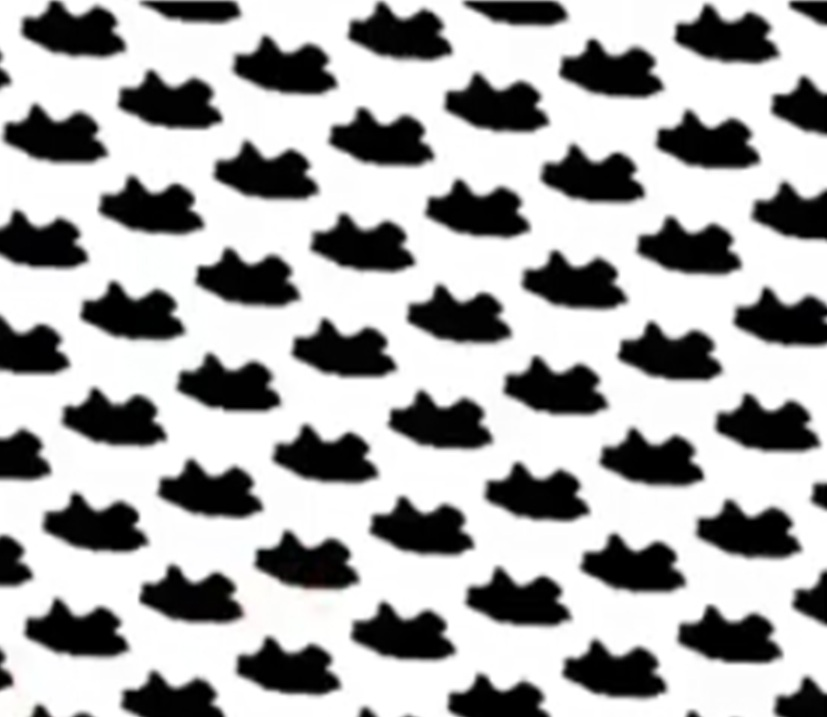
#> input picture Basic Image Processing/Others/test4.jpg, 827 x 717 px
$ python peaks_of_DFT.py
#> lines starting #> are read from the running program, lines starting #| are printed output that depends on the picture; after the words box and inside, x2 and y2 are one past the last pixel; in counts of white or black regions, pixels touching at a corner belong together
import numpy as np
import cv2
import matplotlib.pyplot as plt

# =====================================
# Load image
# =====================================
img = cv2.imread("test4.jpg", cv2.IMREAD_GRAYSCALE)
#> img: shape (717, 827); min 0, max 255, mean 169.6
img_f = img.astype(np.float32)

# =====================================
# Compute DFT
# =====================================
F = np.fft.fft2(img_f)
F_shifted = np.fft.fftshift(F)

magnitude = np.abs(F_shifted)
log_mag = np.log1p(magnitude)
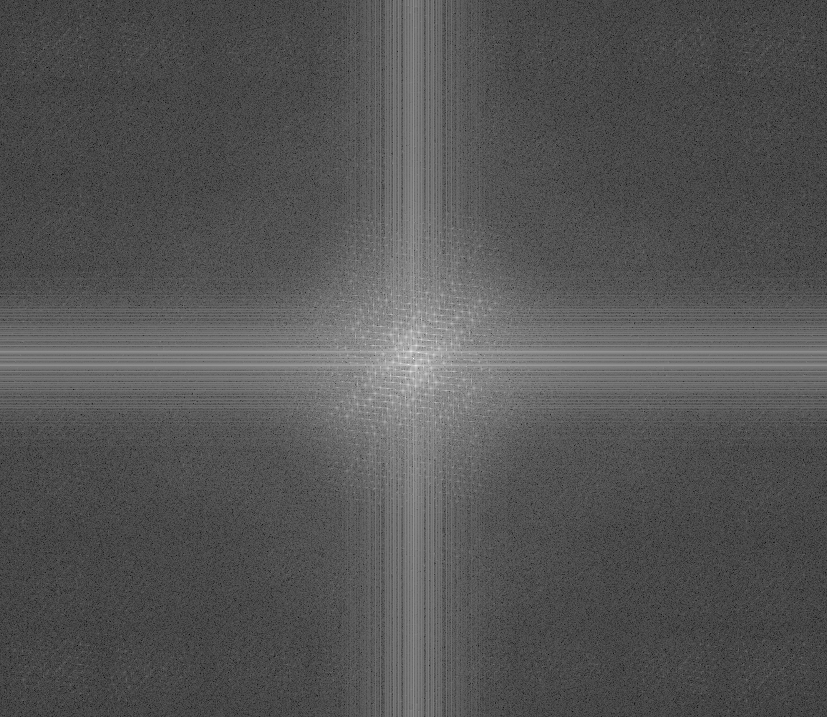
#> log_mag: shape (717, 827) float64; min 0.129, max 18.43, mean 6.24; drawn with min black and max white

rows, cols = magnitude.shape
#> rows = 717; cols = 827
crow, ccol = rows // 2, cols // 2
#> crow = 358; ccol = 413

# =====================================
# Detect Peaks
# =====================================
flat_idx = np.argsort(magnitude.ravel())[::-1]

peaks = []
for idx in flat_idx:
    r, c = np.unravel_index(idx, magnitude.shape)

    # Skip center initially
    if (r == crow and c == ccol):
        continue

    # Avoid very close to center
    if np.sqrt((r-crow)**2 + (c-ccol)**2) < 2:
        continue

    peaks.append((r, c))

    if len(peaks) == 4:
        break
#> this loop made 5 passes
#> (idx, r, c) on passes 1 to 5: (296479, 358, 413), (291522, 352, 418), (301436, 364, 408), (302270, 365, 415), (290688, 351, 411)
#> after the loop, peaks = [(352, 418), (364, 408), (365, 415), (351, 411)]

# Center
center = (crow, ccol)
#> center = (358, 413)

# =====================================
# Compute radius using first peak
# =====================================
r1, c1 = peaks[0]
#> r1 = 352; c1 = 418
dist = np.sqrt((r1-crow)**2 + (c1-ccol)**2)
#> dist = 7.81
radius = int(1.5 * dist)
#> radius = 11

# =====================================
# Create mask
# =====================================
mask = np.zeros_like(F_shifted, dtype=np.float32)

Y, X = np.ogrid[:rows, :cols]
#> Y = 717 values from 0 to 716

# Keep DC region
center_mask = (X-ccol)**2 + (Y-crow)**2 <= radius**2
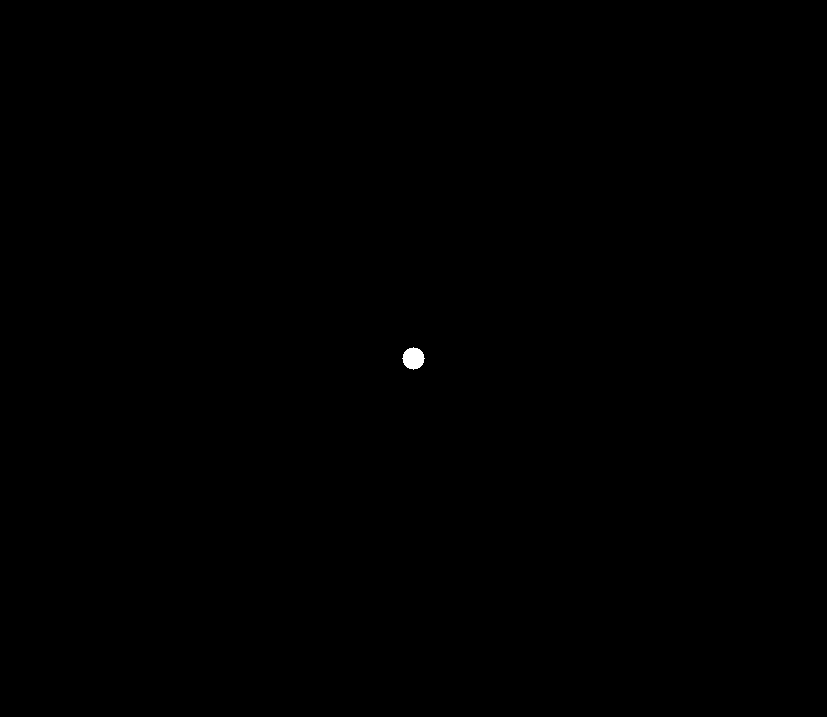
#> center_mask: shape (717, 827) bool; 0.06% white; 1 white region, box (x1, y1, x2, y2) and area: (402, 347, 425, 370) 377
mask[center_mask] = 1

# Keep 4 peak regions
for (rp, cp) in peaks:
    peak_mask = (X-cp)**2 + (Y-rp)**2 <= radius**2
    mask[peak_mask] = 1
#> this loop made 4 passes
#> mask: shape (717, 827) float32; values 0 (black) and 1 (white), 0.15% white; 1 white region, box (x1, y1, x2, y2) and area: (397, 340, 430, 377) 895

# =====================================
# Apply mask
# =====================================
F_separated = F_shifted * mask

# Inverse FFT
F_ishift = np.fft.ifftshift(F_separated)
reconstructed = np.real(np.fft.ifft2(F_ishift))
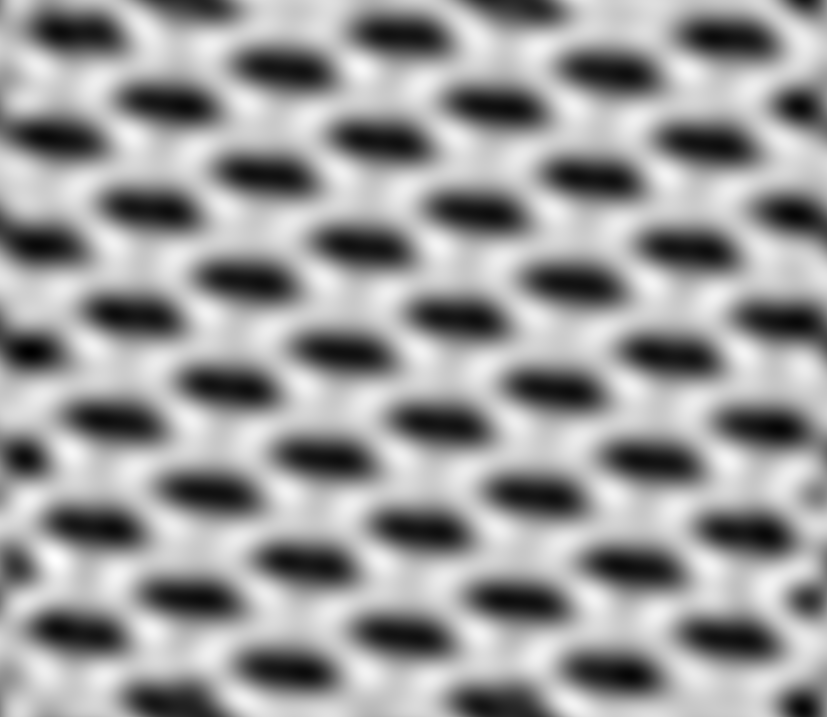
#> reconstructed: shape (717, 827) float64; min -70.77, max 327.3, mean 169.6; drawn with min black and max white

# =====================================
# Plot results
# =====================================
plt.figure(figsize=(14,8))

# 1️⃣ Original
plt.subplot(2,2,1)
plt.imshow(img, cmap='gray')
plt.title("Original Image")
plt.axis("off")

# 2️⃣ Full FFT + Peaks
plt.subplot(2,2,2)
plt.imshow(log_mag, cmap='gray')
plt.title("Full FFT (Log)")
plt.axis("off")

# Mark center
plt.plot(ccol, crow, 'r*', markersize=12)

# Mark peaks
for (r, c) in peaks:
    plt.plot(c, r, 'r*', markersize=12)
#> this loop made 4 passes

# 3️⃣ Zoomed Masked FFT
plt.subplot(2,2,3)
plt.imshow(np.log1p(np.abs(F_separated)), cmap='gray')
plt.title("Separated Frequency Region")
plt.axis("off")

# 4️⃣ Reconstructed Image
plt.subplot(2,2,4)
plt.imshow(reconstructed, cmap='gray')
plt.title("Inverse FFT of Separated Area")
plt.axis("off")

plt.tight_layout()
plt.show()
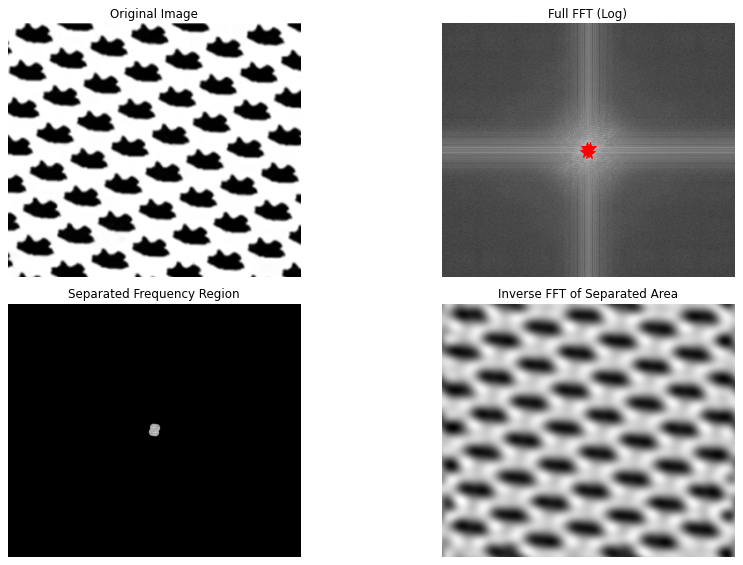
#> figure drawn by matplotlib, 4 panels

$ run again, with Basic Image Processing/Others/test1.jpg copied over Basic Image Processing/Others/test4.jpg
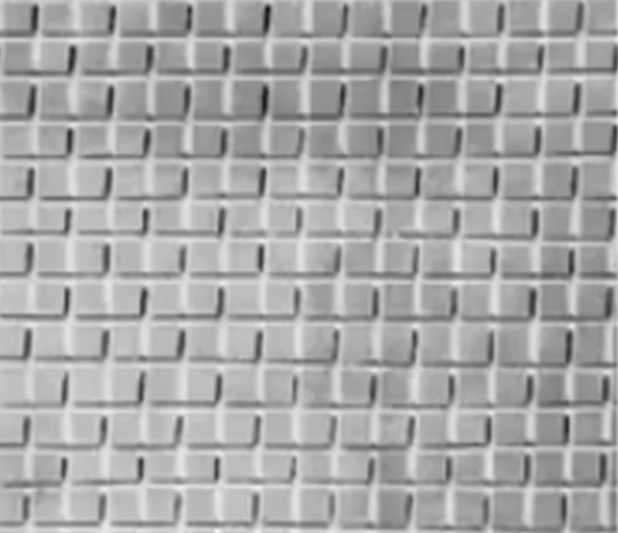
#> input picture Basic Image Processing/Others/test1.jpg, 618 x 533 px
#> img is the input picture: shape (533, 618); min 16, max 246, mean 168.1
#> the loop `for idx in flat_idx:` made 5 passes
#> (idx, r, c) on passes 1 to 5: (164697, 266, 309), (160347, 259, 285), (169047, 273, 333), (148629, 240, 309), (180765, 292, 309)
#> after the loop `for idx in flat_idx:`: peaks = [(259, 285), (273, 333), (240, 309), (292, 309)]
#> r1 = 259; c1 = 285
#> dist = 25
#> radius = 37
#> `center_mask = (X-ccol)**2 + (Y-crow)**2 <= radius**2`:
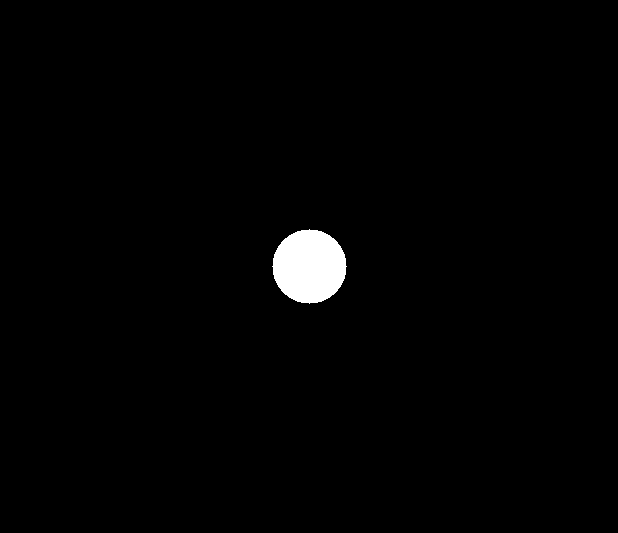
#> center_mask: shape (533, 618) bool; 1.3% white; 1 white region, box (x1, y1, x2, y2) and area: (272, 229, 347, 304) 4293
#> the loop `for (rp, cp) in peaks:` made 4 passes
#> the loop `for (r, c) in peaks:` made 4 passes
#> `plt.show()`:
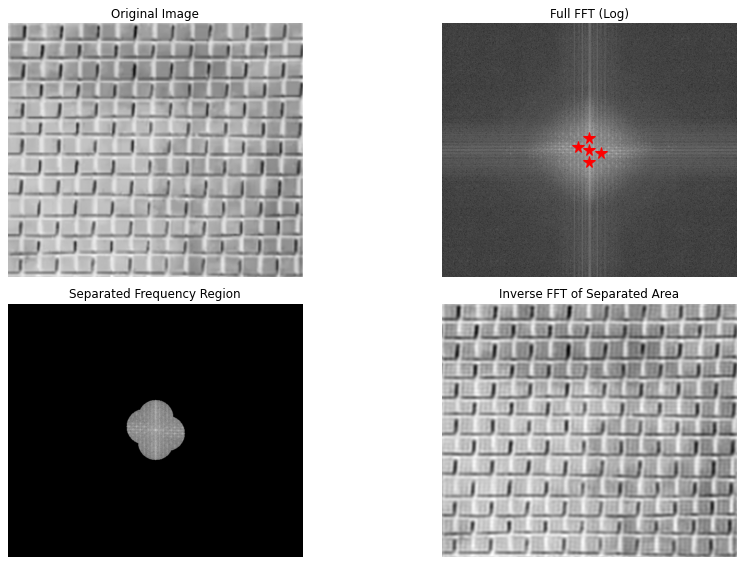
#> figure drawn by matplotlib, 4 panels

$ run again, with Basic Image Processing/Others/test2.jpg copied over Basic Image Processing/Others/test4.jpg
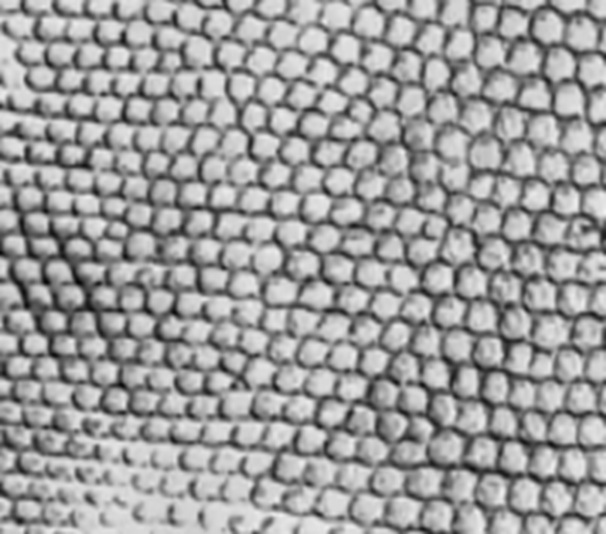
#> input picture Basic Image Processing/Others/test2.jpg, 606 x 534 px
#> img is the input picture: shape (534, 606); min 4, max 242, mean 156.5
#> the loop `for idx in flat_idx:` made 5 passes
#> (idx, r, c) on passes 1 to 5: (162105, 267, 303), (169394, 279, 320), (154816, 255, 286), (152413, 251, 307), (171797, 283, 299)
#> after the loop `for idx in flat_idx:`: peaks = [(279, 320), (255, 286), (251, 307), (283, 299)]
#> r1 = 279; c1 = 320
#> dist = 20.81
#> radius = 31
#> `center_mask = (X-ccol)**2 + (Y-crow)**2 <= radius**2`:
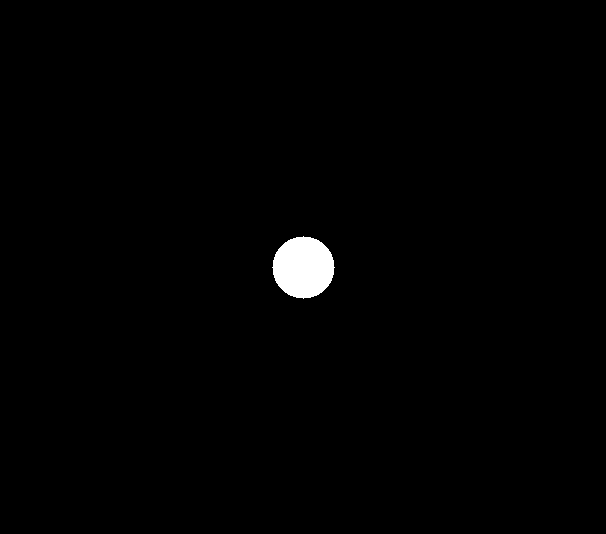
#> center_mask: shape (534, 606) bool; 0.93% white; 1 white region, box (x1, y1, x2, y2) and area: (272, 236, 335, 299) 3001
#> the loop `for (rp, cp) in peaks:` made 4 passes
#> the loop `for (r, c) in peaks:` made 4 passes
#> `plt.show()`:
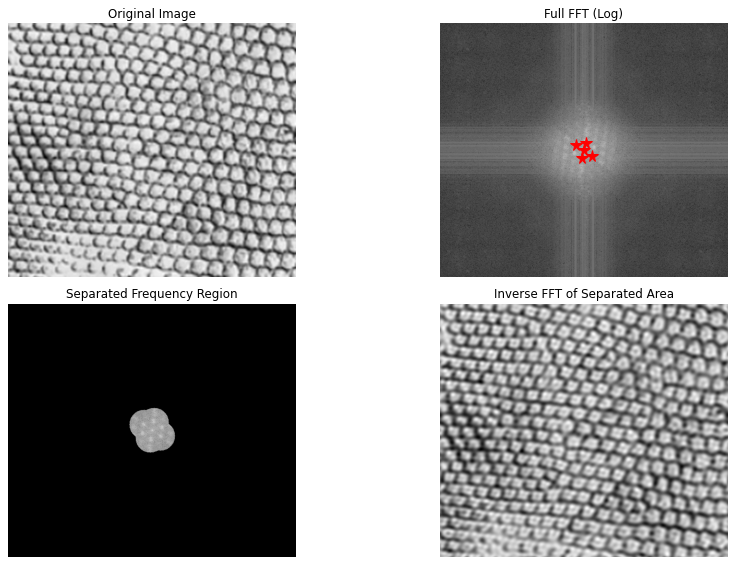
#> figure drawn by matplotlib, 4 panels
